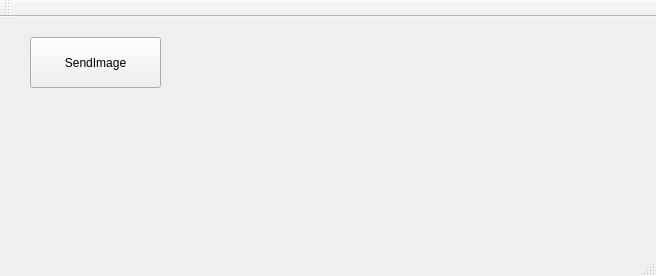
<?xml version="1.0" encoding="UTF-8"?>
<ui version="4.0">
 <class>MainWindow</class>
 <widget class="QMainWindow" name="MainWindow">
  <property name="geometry">
   <rect>
    <x>0</x>
    <y>0</y>
    <width>656</width>
    <height>276</height>
   </rect>
  </property>
  <property name="windowTitle">
   <string>MainWindow</string>
  </property>
  <widget class="QWidget" name="centralWidget">
   <widget class="QPushButton" name="btnTestSendImage">
    <property name="geometry">
     <rect>
      <x>30</x>
      <y>20</y>
      <width>131</width>
      <height>51</height>
     </rect>
    </property>
    <property name="text">
     <string>SendImage</string>
    </property>
   </widget>
  </widget>
  <widget class="QMenuBar" name="menuBar">
   <property name="geometry">
    <rect>
     <x>0</x>
     <y>0</y>
     <width>656</width>
     <height>22</height>
    </rect>
   </property>
  </widget>
  <widget class="QToolBar" name="mainToolBar">
   <attribute name="toolBarArea">
    <enum>TopToolBarArea</enum>
   </attribute>
   <attribute name="toolBarBreak">
    <bool>false</bool>
   </attribute>
  </widget>
  <widget class="QStatusBar" name="statusBar"/>
 </widget>
 <layoutdefault spacing="6" margin="11"/>
 <resources/>
 <connections/>
</ui>
